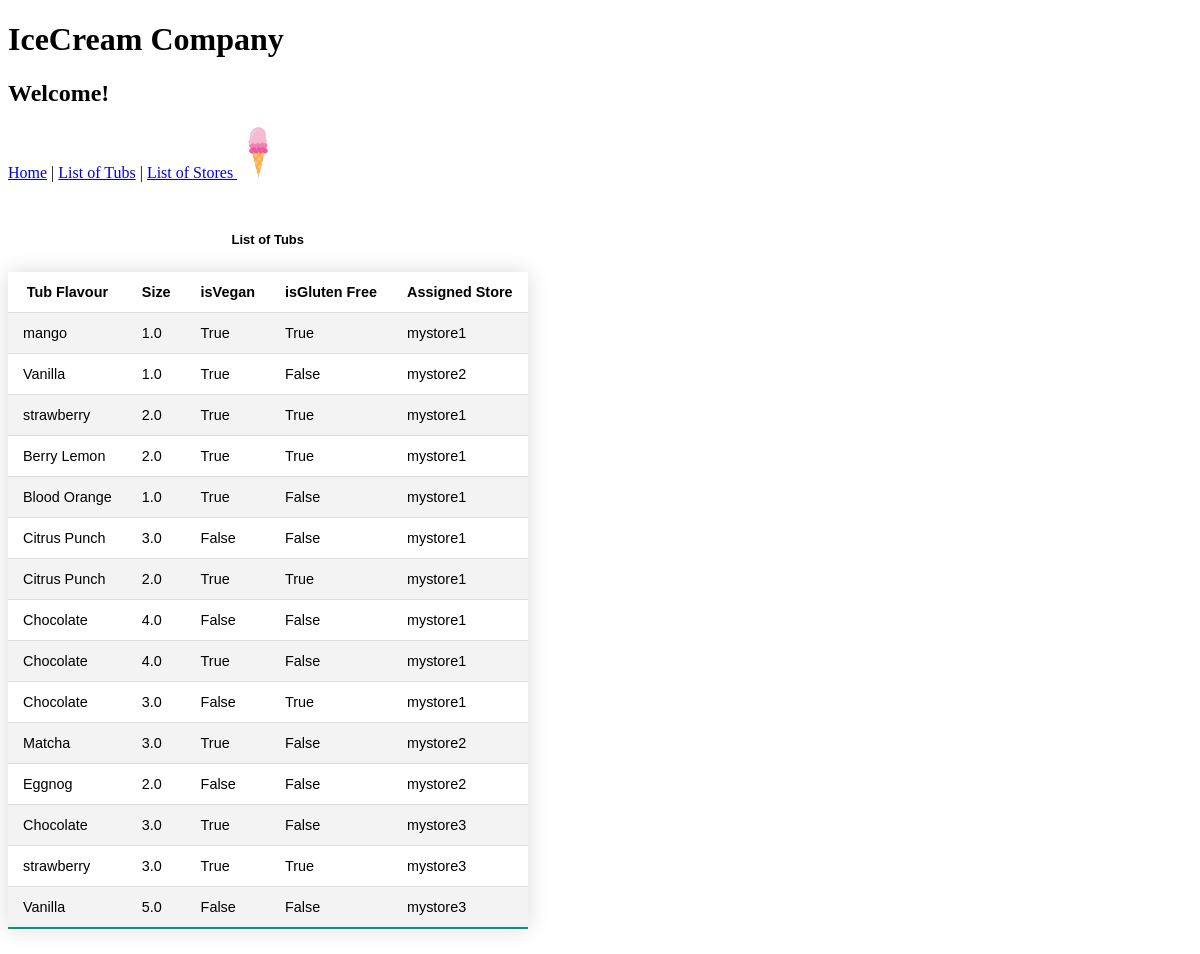
The page /tubs/ on the database its author committed.
### IceCreamApp/models.py (models this page shows, shortened)
class Tub(models.Model):
    flavour = models.CharField(max_length=30) # maximum length set to 60
    size = models.FloatField(validators=[validate_interval]) # set to float for litres
    isVegan = models.BooleanField(default = False) # Default is False
    isGlutenFree = models.BooleanField(default = False) # Default is False
    store = models.ForeignKey(Store, on_delete=models.CASCADE) # one store can have many tubs, but not vice-versa

class Store(models.Model):
    name = models.CharField(max_length=60) # maximum length set to 60
    location = models.CharField(max_length=200) # maximum length set to 200
    contact_email = models.EmailField(max_length=100) # predefined regex which checks '@'

### IceCreamApp/views.py (the view)
# urls.py: path("tubs/", listOfTubs, name="tubs"),
def listOfTubs(request):
    tubs = Tub.objects.all()
    return render(request, "IceCreamApp/listOFTubs.html", {"tubs": tubs})

### IceCreamApp/templates/IceCreamApp/listOfTubs.html
{% extends 'IceCreamApp/homePageBase.html' %}
{% block content %}
<div class="container">
    <table class="styled-table">
        <caption><b>List of Tubs</b></caption>
        <tr>
            <th>Tub Flavour</th>
            <th>Size</th>
            <th>isVegan</th>
            <th>isGluten Free</th>
            <th>Assigned Store</th>
        </tr>
        {% for t in tubs %}
        <tr>
            <td>{{ t.flavour }}</td>
            <td>{{ t.size}}</td>
            <td>{{ t.isVegan }}</td>
            <td>{{ t.isGlutenFree }}</td>
            <td>{{ t.store.name }}</td>
        </tr>
        {% endfor %}
    </table>
</div>
{% endblock %}

### IceCreamApp/static/IceCreamApp/style.css (style rules this page uses)
caption { display: table-caption; font-size: 0.9em; margin: 25px 0; border-collapse: collapse; text-align: center; font-family: sans-serif; min-width: 400px; }
.styled-table { border-collapse: collapse; margin: 25px 0; font-size: 0.9em; font-family: sans-serif; min-width: 400px; box-shadow: 0 0 20px rgba(0, 0, 0, 0.15); }
.styled-table th, .styled-table td { padding: 12px 15px; }
.styled-table tbody tr { border-bottom: 1px solid #dddddd; }
.styled-table tbody tr:nth-of-type(even) { background-color: #f3f3f3; }
.styled-table tbody tr:last-of-type { border-bottom: 2px solid #009879; }

### rows shown on the page
Tub: flavour "mango", size "1.0", isVegan "True", isGlutenFree "True", store.name "mystore1"
Tub: flavour "Vanilla", size "1.0", isVegan "True", isGlutenFree "False", store.name "mystore2"
Tub: flavour "strawberry", size "2.0", isVegan "True", isGlutenFree "True", store.name "mystore1"
Tub: flavour "Berry Lemon", size "2.0", isVegan "True", isGlutenFree "True", store.name "mystore1"
Tub: flavour "Blood Orange", size "1.0", isVegan "True", isGlutenFree "False", store.name "mystore1"
Tub: flavour "Citrus Punch", size "3.0", isVegan "False", isGlutenFree "False", store.name "mystore1"
Tub: flavour "Citrus Punch", size "2.0", isVegan "True", isGlutenFree "True", store.name "mystore1"
Tub: flavour "Chocolate", size "4.0", isVegan "False", isGlutenFree "False", store.name "mystore1"
Tub: flavour "Chocolate", size "4.0", isVegan "True", isGlutenFree "False", store.name "mystore1"
Tub: flavour "Chocolate", size "3.0", isVegan "False", isGlutenFree "True", store.name "mystore1"
Tub: flavour "Matcha", size "3.0", isVegan "True", isGlutenFree "False", store.name "mystore2"
Tub: flavour "Eggnog", size "2.0", isVegan "False", isGlutenFree "False", store.name "mystore2"
Tub: flavour "Chocolate", size "3.0", isVegan "True", isGlutenFree "False", store.name "mystore3"
Tub: flavour "strawberry", size "3.0", isVegan "True", isGlutenFree "True", store.name "mystore3"
Tub: flavour "Vanilla", size "5.0", isVegan "False", isGlutenFree "False", store.name "mystore3"
